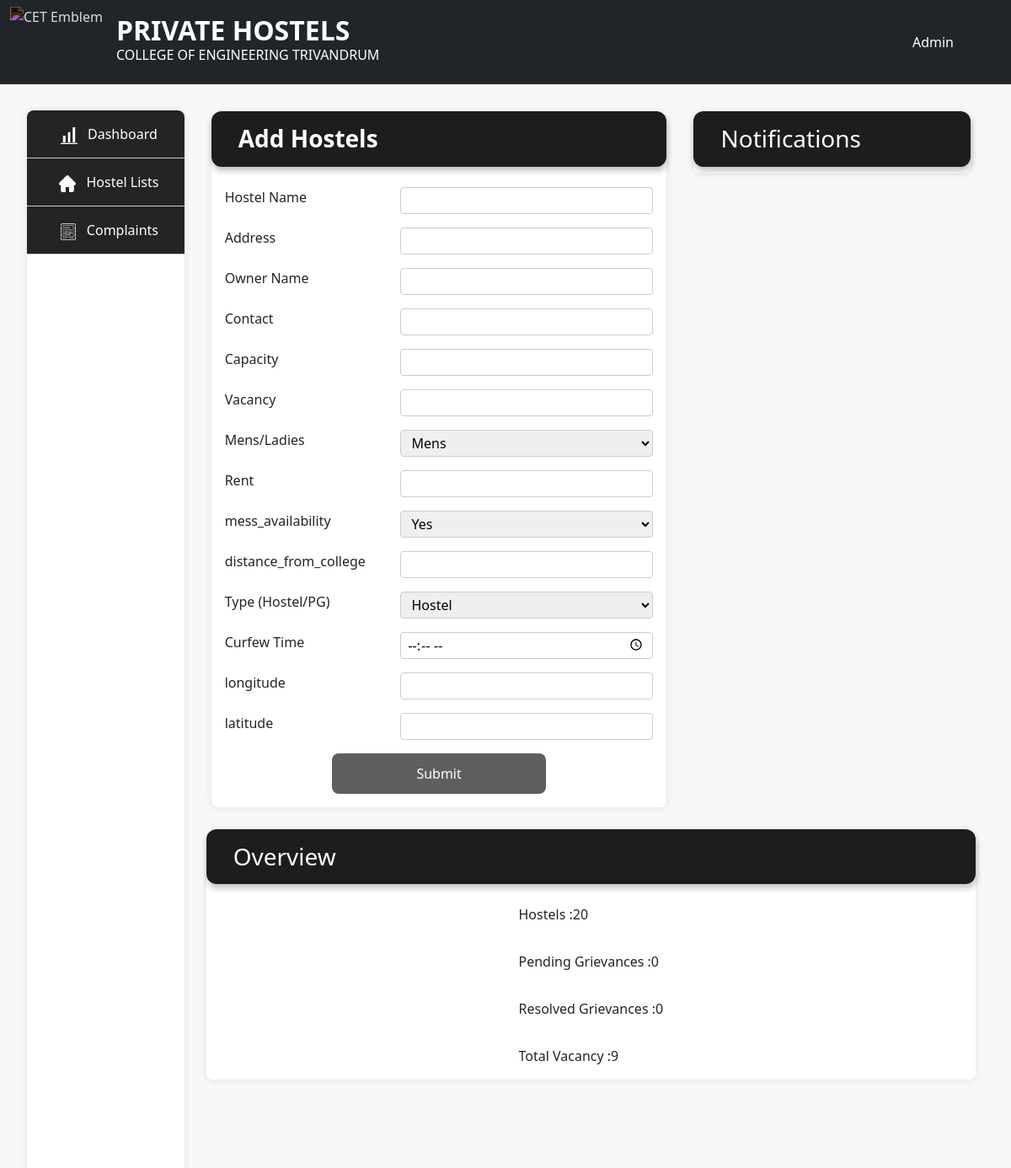
The page /administration (signed in, upper part) on the database as committed earlier.
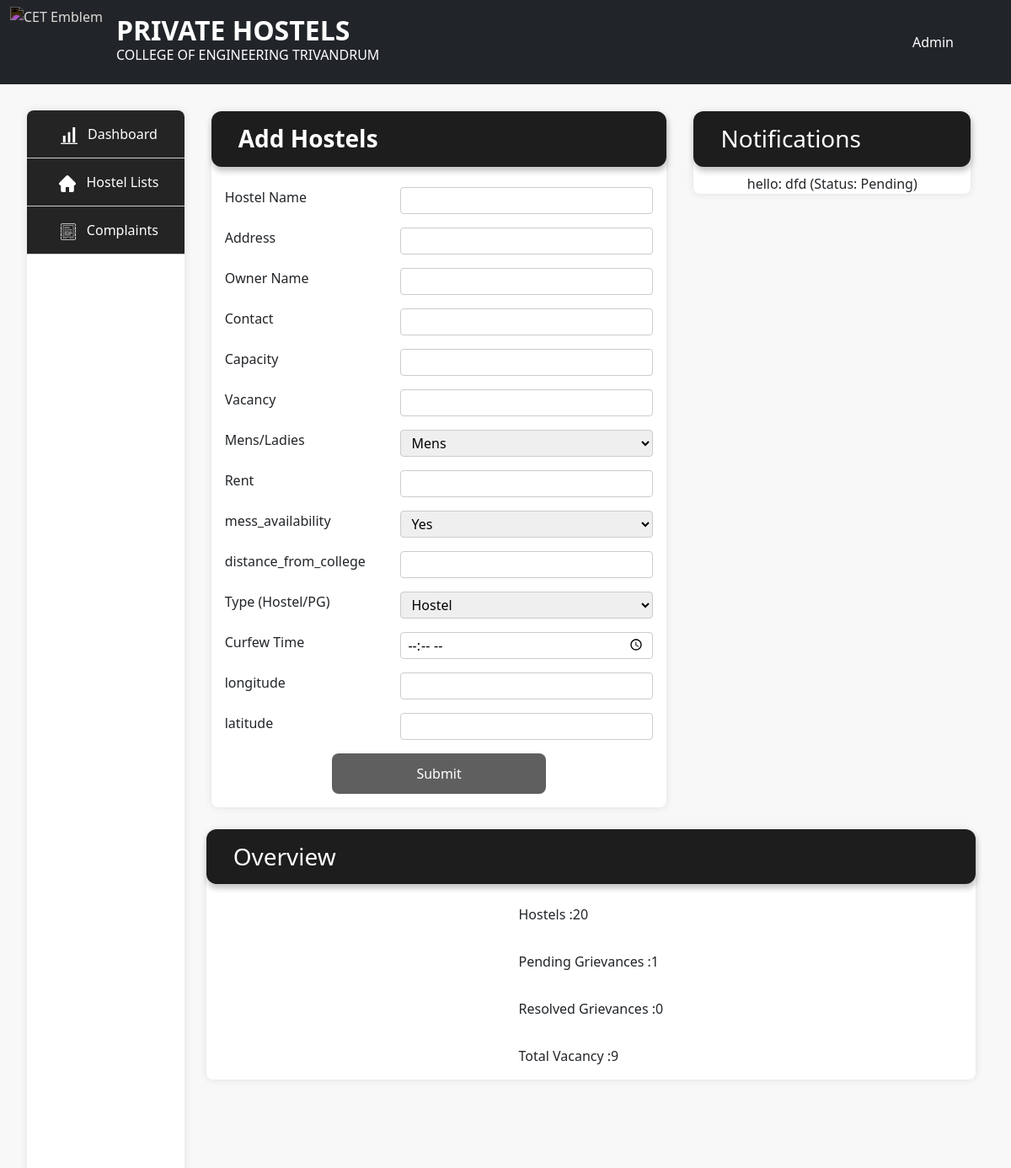
The same page on the database as committed later.
### home/models.py (models this page shows, shortened)
class Grievance(models.Model):
    full_name = models.CharField(max_length=255)
    email = models.EmailField()
    phone = models.CharField(max_length=20)
    semester = models.CharField(max_length=255)
    department = models.CharField(max_length=255)
    hostel = models.CharField(max_length=255)
    location = models.CharField(max_length=255)
    complaint_text = models.TextField()
    complaint_date = models.DateTimeField(auto_now_add=True)
    complaint_status = models.CharField(max_length=255, default="Pending")
    complaint_time = models.DateTimeField(auto_now_add=True)

### home/views.py (the view)
# urls.py: path('administration', views.administration, name='administration'),
@login_required
def administration(request):
    my_list1 = Grievance.objects.filter(complaint_status='Pending').order_by(
        '-complaint_date', '-complaint_status')[:10]
    numberofhostel = Hostel.objects.all().count()
    numberofpending_grievances = Grievance.objects.filter(
        complaint_status='Pending').count()
    numberofresolved_grievances = Grievance.objects.filter(
        complaint_status='Resolved').count()
    numberofvacancy = Hostel.objects.aggregate(Sum('current_vacancy'))[
        'current_vacancy__sum']
    if numberofvacancy is None:
        numberofvacancy = 0
    downbar = {
        'numberofhostel': numberofhostel,
        'numberofpending_grievances': numberofpending_grievances,
        'numberofresolved_grievances': numberofresolved_grievances,
        'numberofvacancy': numberofvacancy
    }
    my_list = [
        {
            'full_name': grievance.full_name,
            'complaint_text': grievance.complaint_text,
            'complaint_status': grievance.complaint_status
        }
        for grievance in my_list1
    ]
    return render(request, 'administration.html', {'my_list': my_list, 'downbar': downbar})

### home/templates/administration.html (shortened to what the changed rows need)
{% load static %}
<!DOCTYPE html>
<html lang="en">
<head>
    <link href="https://cdn.jsdelivr.net/npm/bootstrap@5.0.2/dist/css/bootstrap.min.css" rel="stylesheet"
>
    <link rel="stylesheet" href="https://unpkg.com/leaflet@1.9.4/dist/leaflet.css"
 />
</head>
<body>
    <nav style="width: 100vw;" class="navbar navbar-expand-lg navbar-dark bg-dark">
        <div class="container-fluid">
            <div style="display: flex;align-items: center;gap:1rem;">
                <a class="navbar-brand" style="margin-right: 0;" href="/administration">
                    <h2 style="margin:  0 0;text-wrap: wrap;" class="title"> <b>PRIVATE HOSTELS </b> </h2>
                </a>
            </div>
        </div>
    </nav>
    <div class="hero">
        <div class="add">
            <div class="right">
                <div class="notification">
                    <div class="noti">
                        <div class="message">
                            {% for item in my_list %}
                                <div class="msg">
                                    {{ item.full_name }}: {{ item.complaint_text }} (Status: {{ item.complaint_status }})
                                </div>
                            {% endfor %}
                        </div>
                    </div>
                </div>
            </div>
            <div class="overview">
                <div class="overview-content">
                    <div class="overview-item">
                        <div class="item">Pending Grievances &colon; </div>
                        <div class="count">{{ downbar.numberofpending_grievances}}</div>
                    </div>
                </div>
            </div>
        </div>
    </div>
</body>
</html>

Rows that differ between the two databases and show on the page:
added Grievance: full_name "hello", complaint_text "dfd", complaint_status "Pending"
Other text that changed with them:
{{ downbar.numberofpending_grievances }}: "0" → "1"
new list line: ": (Status: )"
